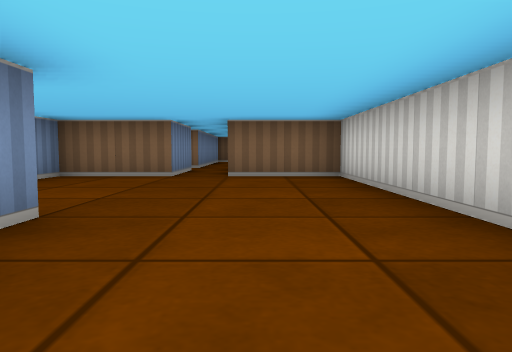
View 1 (above)

17 first-person views from a walk through a cub3D ray-caster map. The camera is about half as high as the walls, tilts 4° down and sees 70° across. The floor is counted in squares. Each view is taken from the middle of a square. On the plan, view 1 faces up. The plan holds only what a view shows up to about 9 squares ahead; the rest is blank.

View 2
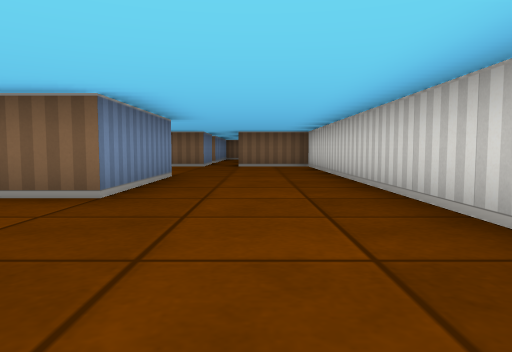

View 3
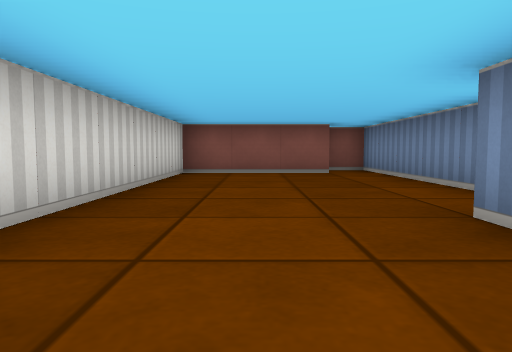

View 4
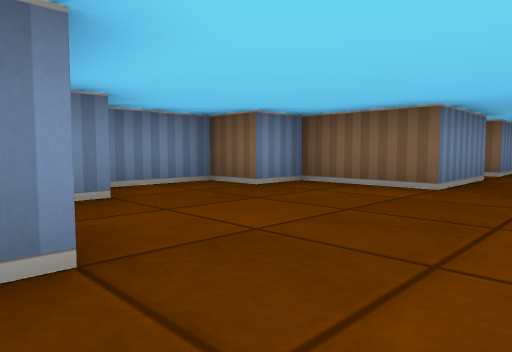

View 5
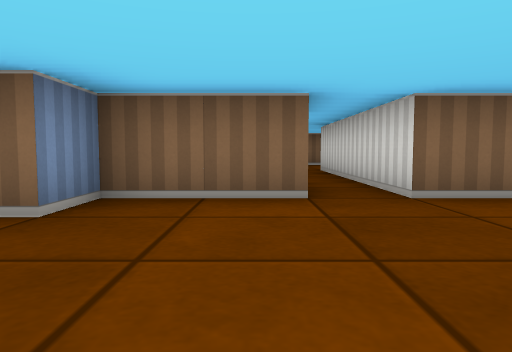

View 6
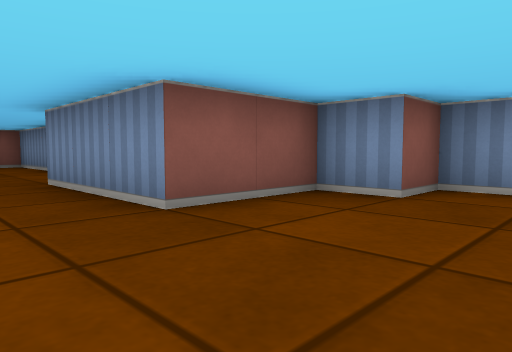

View 7
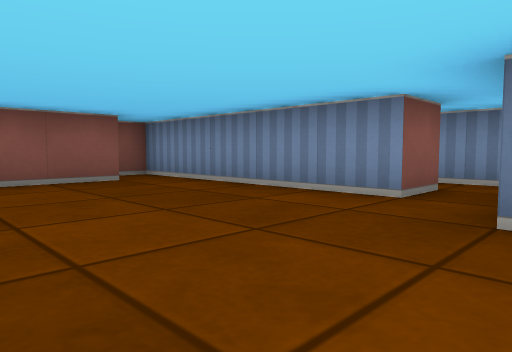

View 8
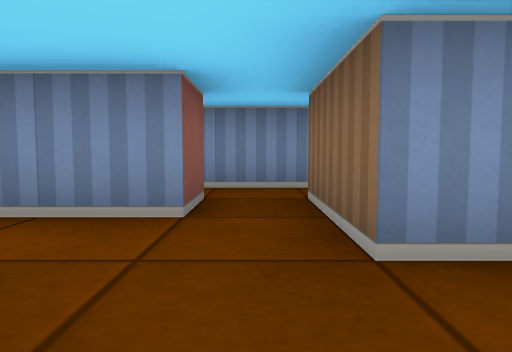

View 9
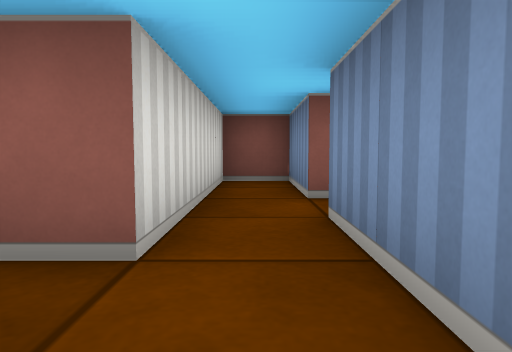

View 10
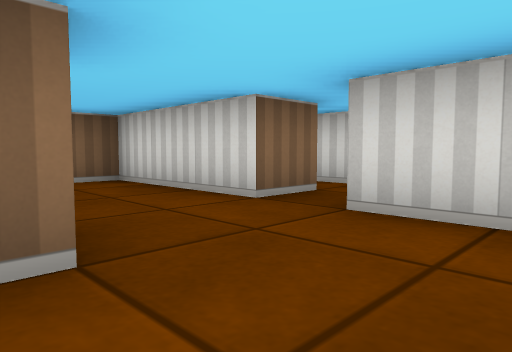

View 11
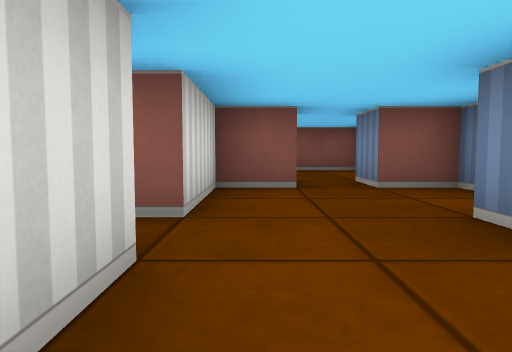

View 12
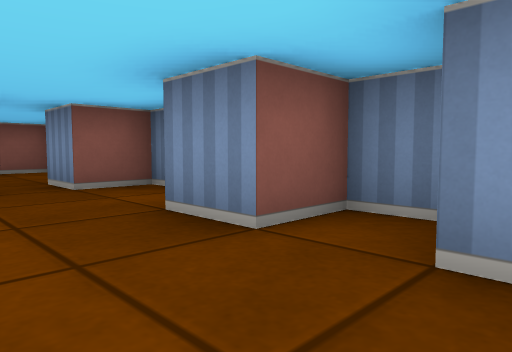

View 13
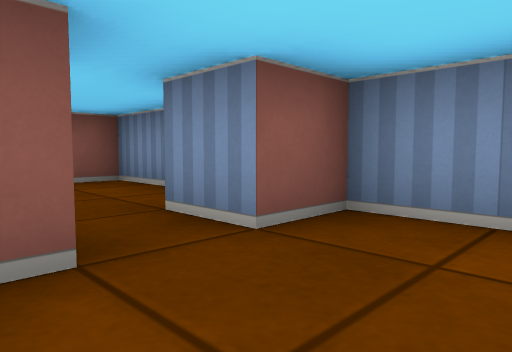

View 14
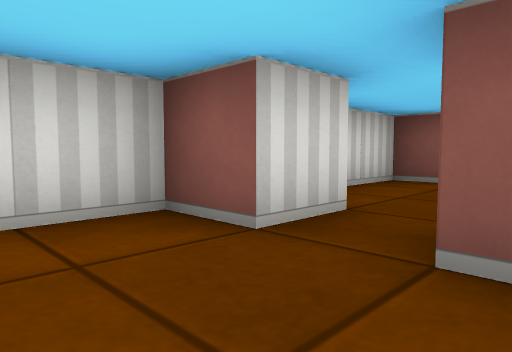

View 15
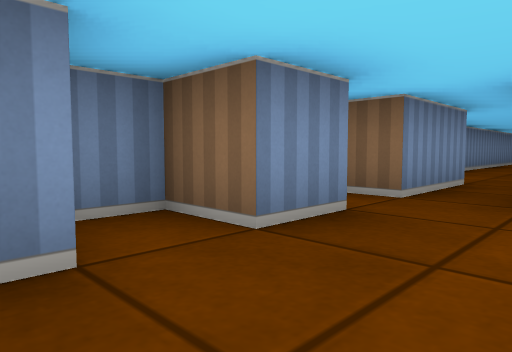

View 16
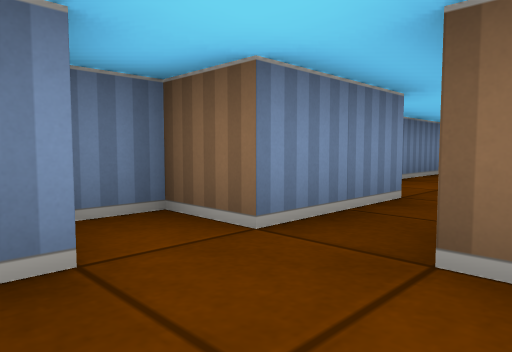

View 17
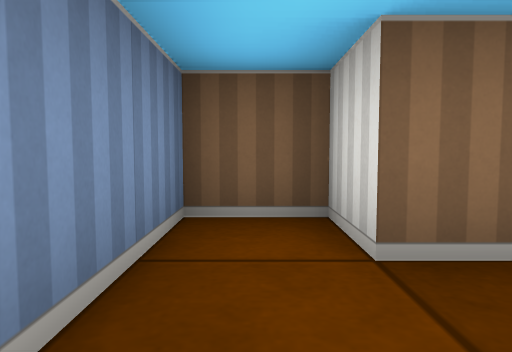

### Floor plan
Points are (right, up) in squares from view 1. A wall is a line through its corners. A room is listed if a view was taken in it or the views show most of it. See-through windows are left out.
Room 1 (views 1, 2, 3, 4, 5, 6, 7, 8)
walls: (-3.5, -1.5) (-2.5, -1.5) (-2.5, -6.5) (-1.6, -6.5); (-1.5, 6.5) (-3.5, 6.5) (-3.5, 5.5) (-4.5, 5.5) (-4.5, 3.5) (-3.5, 3.5) (-3.5, 2.5) (-1.5, 2.5) (-1.5, -0.5) (-3.5, -0.5); (-1.6, -5.5) (1.5, -5.5) (1.5, 6.5) (-0.5, 6.5)
ways out: opening at (-3, -1) to room 2; opening at (-1, 6)
Room 2 (views 9, 17)
walls: (-3.5, -0.5) (-3.5, 0.5) (-4.5, 0.5) (-4.5, -2.5); (-3.5, -2.5) (-3.5, -1.5)
ways out: opening at (-3, -1) to room 1; opening at (-4, -2) to room 5
Room 3 (views 10, 11, 12, 13, 14, 15, 16)
walls: (-5.5, -2.5) (-5.5, 0.5) (-6.5, 0.5); (-8.5, -4.4) (-8.5, -5.5) (-7.5, -5.5) (-7.5, -6.5); (-7.5, -0.4) (-7.5, -1.5) (-8.5, -1.5) (-8.5, -2.5) (-7.5, -2.5) (-7.5, -3.5); (-7.5, 0.5) (-8.5, 0.5) (-8.5, -0.2); (-6.5, -6.6) (-6.5, -5.5) (-5.5, -5.5) (-5.5, -3.5)
ways out: opening at (-7, -6) to room 4; opening at (-5, -3) to room 5; opening at (-7, 1)
Room 4 (no view inside)
walls: (-8.5, -8.1) (-8.5, -9.5) (-5.5, -9.5) (-5.5, -8.1)
ways out: opening at (-7, -6) to room 3
Room 5 (no view inside)
walls: (-5.5, -3.5) (-4.5, -3.5) (-4.5, -5.5) (-3.5, -5.5) (-3.5, -2.5); (-4.5, -2.5) (-5.5, -2.5)
ways out: opening at (-4, -2) to room 2; opening at (-5, -3) to room 3

Positions as (right, up) in squares from view 1, and headings:
1: (0, 0), facing up
2: (0, -4), facing up
3: (0, 2), facing down
4: (0, 2), facing up-left
5: (-2, 3), facing up
6: (0, 5), facing down-left
7: (1, 0), facing down-left
8: (0, -1), facing left
9: (-4, 0), facing down
10: (-8, -5), facing up-right
11: (-6, -1), facing down
12: (-6, -1), facing down-left
13: (-6, -4), facing down-left
14: (-8, -4), facing down-right
15: (-6, -3), facing up-left
16: (-6, -1), facing up-left
17: (-4, -2), facing up
